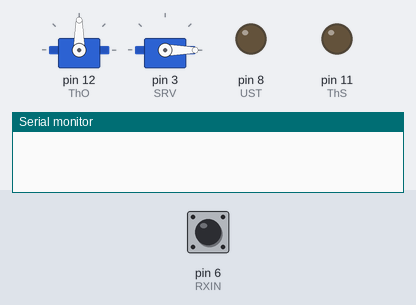
A sketch run on a simulated Arduino Uno, built with avr-gcc and run on an emulated ATmega328P. Parts: 2 × servo, output pins drawn as LEDs (lit = HIGH), the last lines printed to the serial monitor. Inputs (shaded band) come from the test bench; at power-on: pin 6 (RXIN) LOW.

Above: at 6.2 s.
6.3 s: pin 6 (RXIN) pulsed HIGH 5 times (0.12 s each, 0.3 s apart)
At 7.3 s:
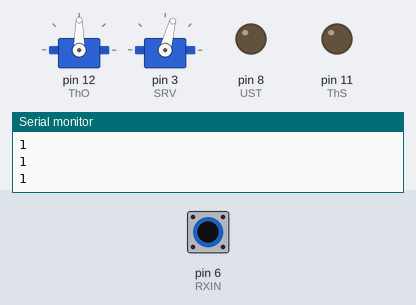
Timing chart, 0 to 10.5 s (numbered marks = the images above; inputs shaded):
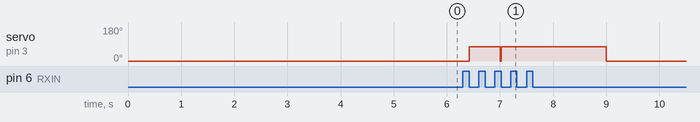

Measured:
- after the input at 6.3 s, servo on pin 3 (SRV): 0° → 75° after 0.12 s, → 0° 2.6 s later

The sketch:

Test_Code.ino
```cpp
#include "QuadCopter.h"
#include <EnableInterrupt.h>

QuadCopter Q;
int noVotes, voteFor;


void Switch(){      // function that calculates the pulse lenght and switches the autopilot on or off
  if (digitalRead(RXIN) == HIGH) {
    Q.StartPulse = micros();      // starts timer as soon as the pin goes HIGH
  }
  else {
    noInterrupts();
    int PulseLength = micros() - Q.StartPulse;    // stops timer when the pin goes LOW
    if(PulseLength > ReceiverThrottle){           // checks the lenght of the pulse
      Q.drop(CLOSE);                   // long pulse (0 on the remote) turns the autopilot on
      //Q.AutoPilot = 1;
      Serial.println(Q.Grabber);
    }
    else {
      Q.drop(OPEN);          // short pulse (1 on the remote) turns the autopilot off
      //Q.AutoPilot = 0;
      Serial.println(Q.Grabber);
    }
    interrupts();
  }
}


void setup() {
  Q.Initialize();
  enableInterrupt(RXIN, Switch, CHANGE);    // creates the event Switch() which is called whenever the RXIN pin CHANGEs state
  delay(5000);
}

unsigned long PreviousMillisT=0, PreviousMillisS=0;

//void loop() {
//  unsigned long t = millis();
//  if(t - PreviousMillisS >= 1000/SamplingF){
//    Q.SmoothAltitude();
//    Q.PIDThrottle();
//
//    if(Q.Altitude < (Target + aError) && Q.Altitude > (Target - aError)) voteFor++;     // voting system to verify the altitude
//    noVotes++;
//
//    if(voteFor >= 30) Q.drop(OPEN);                 // if we have enough votes that say we are at the target altitude, it opens the grabber
//
//    if(noVotes == 50){                          // if too many votes have passed, we reset the two counters and start all over again
//      noVotes == 0; voteFor == 0;
//    }
//  PreviousMillisS = t;
//  }
//  if(t - PreviousMillisT >= 1000/TelemetryF){
//    Q.Encode();  // every 500 ms we send data via bluetooth
//    PreviousMillisT = t;
//  }
//}
void loop(){
  Q.drop(80);
  delay(2000);
  Q.drop(100);
  delay(2000);
}
```

QuadCopter.h
```cpp
#ifndef ROBOT_H_INCLUDED
#define ROBOT_H_INCLUDED
#include "Arduino.h"
#include "defines.h"


class QuadCopter
{
  public:
    void Initialize();
    void Encode();
    void ReadAltitude();
    void PIDThrottle();
    void drop(int);
    void SmoothAltitude();
    unsigned int Altitude, Throttle, AutoPilot, Grabber;
    unsigned long StartPulse;
  private:
    int LastError;
    long int lastDuration;
    float dt, Error_i = 0;
}
;
#endif
```

defines.h
```cpp
#ifndef DEFINES_H_INCLUDED
#define DEFINES_H_INCLUDED

// pins
#define IRSensor A0   // InfraRed Sensor
#define ThO      12   // Arduino Throttle Output
#define ThS      11   // Throttle Switch
#define UST       8   // UltraSonic Sensor TRIGGER Pin
#define USE       7   // UltraSonic Sensor ECHO Pin
#define EXTRA     4   // extra pin if we ever need something like a button input
#define RXIN      6   // Receiver channel
#define SRV       3   // Servo Signal Pin
// reading
#define W        33   // sensor weighting, higher values favour new values
// pulse lenghts
#define ReceiverThrottle 1500  // pulse lenght above which the arduino changes to receiver throttle
#define MaxThrottlePulse 2000
#define MinThrottlePulse 1000
// frequencies
#define SamplingF        10     // this should be tested with different values for the sensor weighting
#define TelemetryF        2
// Throttle(0,999)
#define BaseValue1         440  // theoretic value to hover at the required altitude without payload, needs testing
#define BaseValue2         460  // theoretic value to hover at the required altitude with payload, needs testing
#define MaxValue1          570  // theoretic max climbing value without payload, needs testing
#define MaxValue2          600  // theoretic max climbing value with payload, needs testing

// Servo
#define OPEN   75
#define CLOSE   0

// PID constants
#define Kp       3
#define Kd       0
#define Ki       0.1
#define Target  80
#define aError   5

#endif
```

flying.cpp
```cpp
#include "QuadCopter.h"
#include "defines.h"
#include <Servo.h>
//#include <NewPing.h>

//NewPing S(UST,USE,150);
Servo T, G;


void QuadCopter::Initialize()  // initializing all the necesary outputs/inputs
{
    Serial.begin(9600);
    pinMode(ThO, OUTPUT);
    pinMode(ThS, OUTPUT);
    pinMode(UST, OUTPUT);
    pinMode(USE,INPUT);
    pinMode(SRV, OUTPUT);
    pinMode(RXIN, INPUT);
    digitalWrite(ThS, LOW);
    Grabber = 1;
    T.attach(ThO);
    G.attach(SRV);
    G.write(CLOSE);
    Grabber = 0;
    dt = 1/SamplingF;
}


void QuadCopter::Encode()   // encodes and sends telemetry data via Bluetooth
{

    unsigned long ti = millis();
    char str[14];
    str[6] = (char)('0' + Altitude/100);
    str[7] = (char)('0' + Altitude/10 - Altitude/100*10);
    str[8] = (char)('0' + Altitude%10);
    str[9] = (char)('0' + Throttle/100);
    str[10] = (char)('0' + Throttle/10 - Throttle/100*10);
    str[11] = (char)('0' + Throttle%10);
    str[12] = (char)('0' + AutoPilot);
    str[13] = (char)('0' + Grabber);
    Serial.print(str);
}
void QuadCopter::SmoothAltitude()
{
    unsigned int lastAltitude = Altitude;
    unsigned int duration;
    noInterrupts();
    digitalWrite(UST, LOW);
    delayMicroseconds(2);

    noInterrupts();
    digitalWrite(UST, HIGH);
    delayMicroseconds(10);
    digitalWrite(UST, LOW);

    duration = pulseIn(USE, HIGH, 9000);
    interrupts();

    lastDuration = W/100.0 * duration + (100-W)*lastDuration/100.0;

    Altitude = lastDuration * 0.034/2;
    if(Altitude == 0) Altitude = lastAltitude;

    //Serial.print(Altitude);Serial.print("  ");
    //Serial.println(int(duration * 0.034/2));
}

void QuadCopter::ReadAltitude()   // reads altitude of the US sensor
{
  unsigned int lastAltitude = Altitude;
  unsigned int i, no = 0, a[3], sum = 0;
  unsigned int duration;

  for(i=0;i<3;i++){
    digitalWrite(UST, LOW);
    delayMicroseconds(2);

    digitalWrite(UST, HIGH);
    delayMicroseconds(10);
    digitalWrite(UST, LOW);

    duration = pulseIn(USE, HIGH, 9000);

    if(duration != 0){
      no++;
      sum = sum + duration;
    }
  }
  if(no == 0) Altitude = lastAltitude;
  else Altitude = sum/no * 0.034/2;

}


void QuadCopter::PIDThrottle()
{
  int BaseValue, MaxValue;
  if(Grabber == 1){BaseValue = BaseValue2; MaxValue = MaxValue2;}   // if the Grabber is closed, it needs more power in order to fly
  else{BaseValue = BaseValue1; MaxValue = MaxValue1;}     // checks the position of the Grabber in order to send the required power to the motors

  int Error = Target - Altitude;
  int Error_d = (Error - LastError)/dt;

  float Correction = Kp * Error + Kd * Error_d + Ki * Error_i;

  if(abs(Error_i) > 300) Error_i = Error_i;
  else
  {
    if(abs(Error) >= 5) Error_i = Error_i;
    else Error_i = Error_i + dt*Error;
  }
  LastError = Error;
  Throttle = BaseValue + Correction;    // standard PID controller

  if(Throttle > MaxValue) Throttle = MaxValue;
  if(Throttle < 0)   Throttle = 0;      // caps the values of the throttle, in order to make sure we dont send to much or too little power to the flight controller

  int Th = map(Throttle, 0, 999, MinThrottlePulse, MaxThrottlePulse); // remaps the throttle signal from (0,999) to (1000,2000), to be sent as a pulse lenght in microseconds to the flight controller
  T.writeMicroseconds(Th);
}


void QuadCopter::drop(int State)
{
  //G.write(State);
  if (State == OPEN) {Grabber = 1; G.write(OPEN);}
  else {Grabber = 0; G.write(CLOSE);}
}
```
